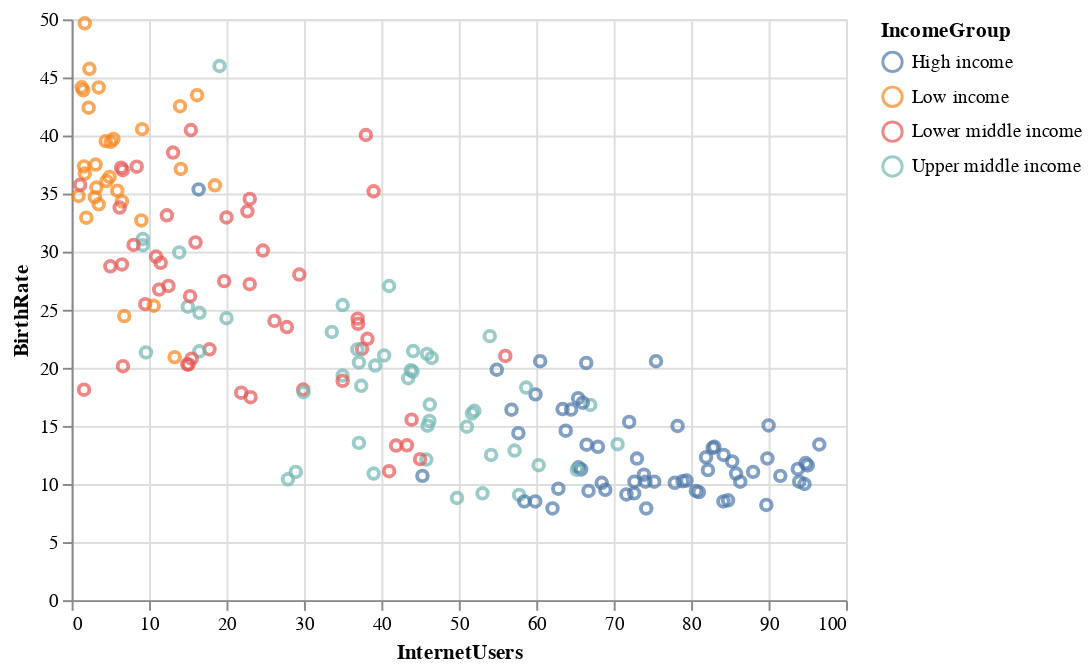

This figure's notebook cell:
### Code cell
alt_data.mark_point().encode(
    x = alt.X('InternetUsers'),
    y = alt.Y('BirthRate'),
    color = 'IncomeGroup',
    tooltip = 'CountryName'
)

### Figure 1 — Vega-Lite specification as saved in the notebook (floating-point values rounded to 4 significant figures; data arrays with more than 128 entries replaced by an {"elided": "..."} marker saying what was removed)
{"config": {"view": {"continuousWidth": 400, "continuousHeight": 300}}, "data": {"name": "data-55a25a30c5886a20c3f2526e7d645384"}, "mark": "point", "encoding": {"color": {"type": "nominal", "field": "IncomeGroup"}, "tooltip": {"type": "nominal", "field": "CountryName"}, "x": {"type": "quantitative", "field": "InternetUsers"}, "y": {"type": "quantitative", "field": "BirthRate"}}, "$schema": "https://vega.github.io/schema/vega-lite/v4.8.1.json", "datasets": {"data-55a25a30c5886a20c3f2526e7d645384": {"elided": "187 records"}}}
